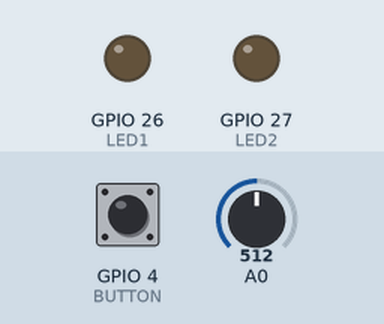
Recording of a sketch running on a simulated ESP8266 (NodeMCU). On the bench: output pins drawn as LEDs (lit = HIGH). The inputs (shaded band) are chosen by the test bench; at power-on: GPIO 4 (BUTTON) HIGH, A0 = 512. WiFi joins after 1.5 s; servers stay silent unless stated; the Firebase database answers and starts empty; what the sketch prints to the serial monitor is not drawn.

Above: at 5.4 s.
At 13.5 s:
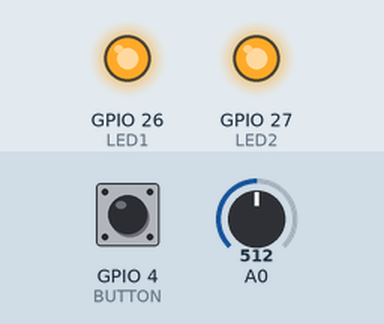
Timing chart, 0 to 23.2 s (numbered marks = the images above):
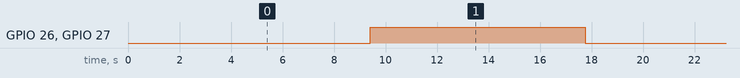

The sketch:

LED.ino
```cpp
#if defined(ESP32)
  #include <WiFi.h>
#elif defined(ESP8266)
  #include <ESP8266WiFi.h>
#endif
#include <Firebase_ESP_Client.h>

//Provide the token generation process info.
#include "addons/TokenHelper.h"
//Provide the RTDB payload printing info and other helper functions.
#include "addons/RTDBHelper.h"

/* WiFi */
#define WIFI_SSID "COVID19 Test Tower"
#define WIFI_PASSWORD "91DIVOC"

/* Clé d'API Firebase */
#define API_KEY "0123456789"

/* URL de la RTDB */
#define DATABASE_URL "https://www.youtube.com/watch?v=x31tDT-4fQw"

/* Pins des composants */
#define LED1 26
#define LED2 27
#define PHOTORES 36
#define BUTTON 4
int etat_button = 0;

/* Paramètres du programme */
#define DISPLAY_LAST_RECORD true // Récupère les données de l'enregistrement déjà existant dans Firebase.
#define TIMEOUT_BETWEEN_RECORD 7 // Délai entre chaque enregistrement, en secondes
#define DISPLAY_TBR true         // Afficher le délai entre chaque enregistrement, avec un point par seconde.
#define DISPLAY_BUTTON true      // Afficher l'état du bouton entre chaque enregistrement, si celui-ci est sauvegardé dans Firebase.

/* Define Firebase Data object */
FirebaseData fbdo;
FirebaseAuth auth;
FirebaseConfig config;

unsigned long sendDataPrevMillis = 0;
int count = 0;
bool signupOK = false;

/* LEDs (1: allumé, 0: éteint) */
int led1_state = 0;
int led2_state = 0;

void setup(){
  Serial.begin(115200);
  WiFi.begin(WIFI_SSID, WIFI_PASSWORD);
  Serial.print("Connexion au réseau Wi-Fi");
  while (WiFi.status() != WL_CONNECTED){
    Serial.print(".");
    delay(300);
  }
  Serial.println();
  Serial.print("Connecté au réseau. IP: ");
  Serial.println(WiFi.localIP());
  Serial.println();

  /* Assigne la clé d'API (obligatoire) */
  config.api_key = API_KEY;

  /* Assigne l'URL de la RTDB (obligatoire) */
  config.database_url = DATABASE_URL;

  /* Connexion à Firebase */
  if (Firebase.signUp(&config, &auth, "", "")){
    Serial.println("Connecté à Firebase");
    signupOK = true;
  }
  else{
    Serial.printf("%s\n", config.signer.signupError.message.c_str());
  }

  /* Assign the callback function for the long running token generation task */
  config.token_status_callback = tokenStatusCallback; //see addons/TokenHelper.h

  Firebase.begin(&config, &auth);
  Firebase.reconnectWiFi(true);

  /* Configure le mode des PINs des composants */
  pinMode(LED1, OUTPUT);
  pinMode(LED2, OUTPUT);
  pinMode(PHOTORES, INPUT);
  pinMode(BUTTON, INPUT_PULLUP);
}

void loop(){

  /* Récupère l'état du bouton, l'enregistre et l'affiche (en option) */
  etat_button = digitalRead(BUTTON);
  if (Firebase.RTDB.setInt(&fbdo, "test/bouton", led1_state)){
  } else {
    Serial.println("Échec écriture état du bouton: " + fbdo.errorReason());
  }
  if(DISPLAY_BUTTON == true){
    Serial.print("État du bouton "); Serial.println(etat_button);
  }

  /* Affiche le temps d'attente entre chaque enregistrement */
  if(DISPLAY_TBR == true) {
    Serial.print(TIMEOUT_BETWEEN_RECORD);
    Serial.print(" secondes");
    for(int i = TIMEOUT_BETWEEN_RECORD; i > 0; i--){
      Serial.print('.');
      delay(1000);
    }
    Serial.println('!');
  }

  if (etat_button == HIGH && Firebase.ready() && signupOK && (millis() - sendDataPrevMillis > (TIMEOUT_BETWEEN_RECORD*1000) || sendDataPrevMillis == 0)){
    sendDataPrevMillis = millis();

    /* Récupère l'enregistrement actuel */
    if (DISPLAY_LAST_RECORD == true) {
      lire_enregistrement_precedent();
    }

    /* Écrit le numéro de l'enregistrement */
    Serial.print("================ ENREGISTREMENT "); Serial.print(count); Serial.println(" ================");
    if (Firebase.RTDB.setInt(&fbdo, "test/int", count)){
      Serial.println("Succès");
      //Serial.println("Path: " + fbdo.dataPath());
      //Serial.println("Type: " + fbdo.dataType());
    }
    else {
      Serial.println("Échec");
      Serial.println("Raison: " + fbdo.errorReason());
    }
    count++;

    /* Modification des états des LED */
    if(led1_state == 0){
      digitalWrite(LED1, HIGH);
      led1_state = 1;
    } else {
      digitalWrite(LED1, LOW);
      led1_state = 0;
    }
    if(led2_state == 0){
      digitalWrite(LED2, HIGH);
      led2_state = 1;
    } else {
      digitalWrite(LED2, LOW);
      led2_state = 0;
    }

    /* Écriture des états des LEDs */
    if (Firebase.RTDB.setInt(&fbdo, "test/led1", led1_state)){
      Serial.println("État LED 1 écrit");
    } else {
      Serial.println("Échec écriture état LED 1: " + fbdo.errorReason());
    }
    if (Firebase.RTDB.setInt(&fbdo, "test/led2", led1_state)){
      Serial.println("État LED 2 écrit");
    } else {
      Serial.println("Échec écriture état LED 2: " + fbdo.errorReason());
    }

    /* Écriture de la valeur de la photorésistance */
    int valeur = analogRead(PHOTORES);
    //float valeur_voltage = (valeur/4095)*5;

    if (Firebase.RTDB.setInt(&fbdo, "test/pr", valeur)) {
      Serial.print("Valeur PHOTORES: ");
      Serial.println(valeur);
    } else {
      Serial.println("Échec écriture valeur écrite: " + fbdo.errorReason());
    }

    /* Écrit un nombre aléatoire entre 0 et 1 */
    /*if (Firebase.RTDB.setFloat(&fbdo, "test/float", 0.01 + random(0,100))){
      Serial.println("PASSED");
      Serial.println("PATH: " + fbdo.dataPath());
      Serial.println("TYPE: " + fbdo.dataType());
    }
    else {
      Serial.println("FAILED");
      Serial.println("REASON: " + fbdo.errorReason());
    }*/
  }
}

void lire_enregistrement_precedent() {
  sendDataPrevMillis = millis();
  if (Firebase.RTDB.getInt(&fbdo, "/test/int")) {
    if (fbdo.dataType() == "int") {
      Serial.print("Données de l'enregistrement "); Serial.print(fbdo.intData()); Serial.println(" à partir de Firebase:");
    }
  }
  if (Firebase.RTDB.getInt(&fbdo, "/test/led1")) {
    if (fbdo.dataType() == "int") {
      Serial.print("LED1: "); Serial.println(fbdo.intData());
    }
  }
  if (Firebase.RTDB.getInt(&fbdo, "/test/led2")) {
    if (fbdo.dataType() == "int") {
      Serial.print("LED2: "); Serial.println(fbdo.intData());
    }
  }
  if (Firebase.RTDB.getInt(&fbdo, "/test/pr")) {
    if (fbdo.dataType() == "int") {
      Serial.print("Photorésistance: "); Serial.println(fbdo.intData());
    }
  }
}
```

Measured:
- by itself, GPIO 26 (LED1), GPIO 27 (LED2): alternates HIGH for 8.4 s and LOW for 8.4 s
